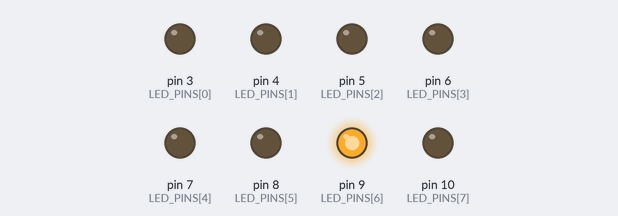
Recording of a sketch running on a simulated Arduino Uno, built with avr-gcc and run on an emulated ATmega328P. Shown: output pins drawn as LEDs (lit = HIGH).

Above: at 0.2 s.
At 0.7 s:
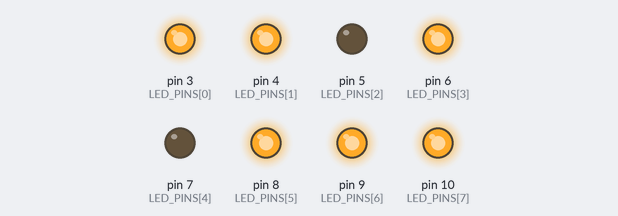
At 1.7 s:
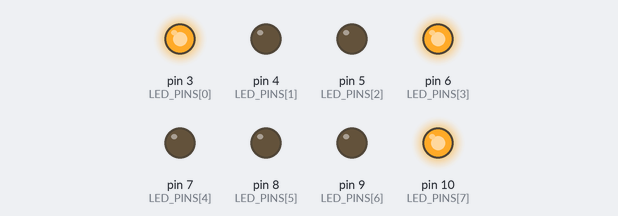
At 3.2 s:
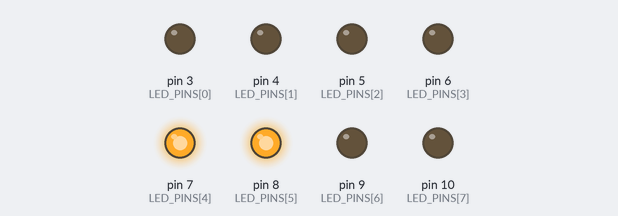
At 4.7 s:
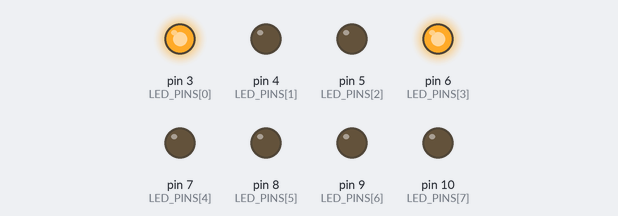
At 6.7 s:
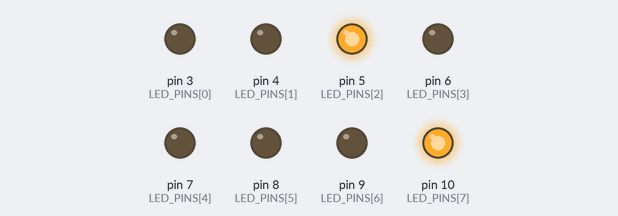
Timing chart, 0 to 7.2 s (numbered marks = the images above):
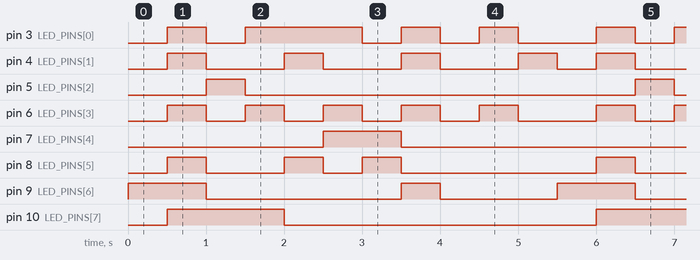

Measured:
- by itself, pin 3 (LED_PINS[0]): repeats every 5.5 s: LOW 0.50 s, HIGH 1.5 s, 2 × (LOW 0.50 s, HIGH 0.50 s), LOW 1.0 s, HIGH 0.50 s
- by itself, pin 4 (LED_PINS[1]): repeats every 5.5 s: 3 × (LOW 1.0 s, HIGH 0.50 s), LOW 0.50 s, HIGH 0.50 s
- by itself, pin 5 (LED_PINS[2]): alternates HIGH for 0.50 s and LOW for 5.0 s
- by itself, pin 6 (LED_PINS[3]): repeats every 5.5 s: 4 × (LOW 0.50 s, HIGH 0.50 s), LOW 1.0 s, HIGH 0.50 s
- by itself, pin 7 (LED_PINS[4]): alternates HIGH for 1.0 s and LOW for 4.5 s
- by itself, pin 8 (LED_PINS[5]): repeats every 5.5 s: LOW 1.0 s, HIGH 0.50 s, LOW 0.50 s, HIGH 0.50 s, LOW 2.5 s, HIGH 0.50 s
- by itself, pin 9 (LED_PINS[6]): repeats every 5.5 s: LOW 2.5 s, HIGH 0.50 s, LOW 1.5 s, HIGH 1.0 s
- by itself, pin 10 (LED_PINS[7]): alternates HIGH for 1.5 s and LOW for 4.0 s

The sketch:

LED_0_A.ino
```cpp
//enum LED_PINS {LED1=3, LED2, LED3, LED4, LED5};

const int LED_PINS[] = {3,4,5,6,7,8,9,10};
void setup() {
  // put your setup code here, to run once:
//  pinMode(3, OUTPUT);
//  pinMode(4, OUTPUT);
//  pinMode(5, OUTPUT);
//  pinMode(6, OUTPUT);
//  pinMode(7, OUTPUT);

for(int i=0;i<8;i++)
{
  pinMode(LED_PINS[i],OUTPUT);
  digitalWrite(LED_PINS[i],LOW);
}


}
void loop() {
  //0
digitalWrite (3,LOW);
digitalWrite (4,LOW);
digitalWrite (5,LOW);
digitalWrite (6,LOW);
digitalWrite (7,LOW);
digitalWrite (8,LOW);
digitalWrite (9,HIGH);
digitalWrite (10,LOW);
delay(500);

//1
digitalWrite (3,HIGH);
digitalWrite (4,HIGH);
digitalWrite (5,LOW);
digitalWrite (6,HIGH);
digitalWrite (7,LOW);
digitalWrite (8,HIGH);
digitalWrite (9,HIGH);
digitalWrite (10,HIGH);
delay(500);

//2
digitalWrite (3,LOW);
digitalWrite (4,LOW);
digitalWrite (5,HIGH);
digitalWrite (6,LOW);
digitalWrite (7,LOW);
digitalWrite (8,LOW);
digitalWrite (9,LOW);
digitalWrite (10,HIGH);
delay(500);

//3
digitalWrite (3,HIGH);
digitalWrite (4,LOW);
digitalWrite (5,LOW);
digitalWrite (6,HIGH);
digitalWrite (7,LOW);
digitalWrite (8,LOW);
digitalWrite (9,LOW);
digitalWrite (10,HIGH);
delay(500);

//4
digitalWrite (3,HIGH);
digitalWrite (4,HIGH);
digitalWrite (5,LOW);
digitalWrite (6,LOW);
digitalWrite (7,LOW);
digitalWrite (8,HIGH);
digitalWrite (9,LOW);
digitalWrite (10,LOW);
delay(500);

//5
digitalWrite (3,HIGH);
digitalWrite (4,LOW);
digitalWrite (5,LOW);
digitalWrite (6,HIGH);
digitalWrite (7,HIGH);
digitalWrite (8,LOW);
digitalWrite (9,LOW);
digitalWrite (10,LOW);
delay(500);

//6
digitalWrite (3,LOW);
digitalWrite (4,LOW);
digitalWrite (5,LOW);
digitalWrite (6,LOW);
digitalWrite (7,HIGH);
digitalWrite (8,HIGH);
digitalWrite (9,LOW);
digitalWrite (10,LOW);
delay(500);

//7
digitalWrite (3,HIGH);
digitalWrite (4,HIGH);
digitalWrite (5,LOW);
digitalWrite (6,HIGH);
digitalWrite (7,LOW);
digitalWrite (8,LOW);
digitalWrite (9,HIGH);
digitalWrite (10,LOW);
delay(500);

//8
digitalWrite (3,LOW);
digitalWrite (4,LOW);
digitalWrite (5,LOW);
digitalWrite (6,LOW);
digitalWrite (7,LOW);
digitalWrite (8,LOW);
digitalWrite (9,LOW);
digitalWrite (10,LOW);
delay(500);

//9
digitalWrite (3,HIGH);
digitalWrite (4,LOW);
digitalWrite (5,LOW);
digitalWrite (6,HIGH);
digitalWrite (7,LOW);
digitalWrite (8,LOW);
digitalWrite (9,LOW);
digitalWrite (10,LOW);
delay(500);

//A
digitalWrite (3,LOW);
digitalWrite (4,HIGH);
digitalWrite (5,LOW);
digitalWrite (6,LOW);
digitalWrite (7,LOW);
digitalWrite (8,LOW);
digitalWrite (9,LOW);
digitalWrite (10,LOW);
delay(500);

}
```
